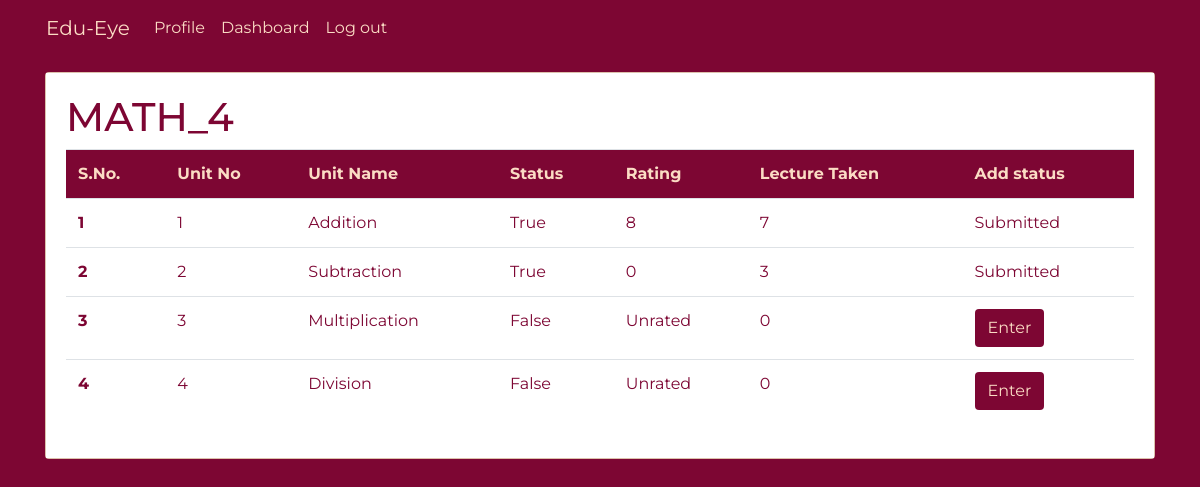
The page /teacher/unit_teacher/2 (signed in) on the database as committed earlier.
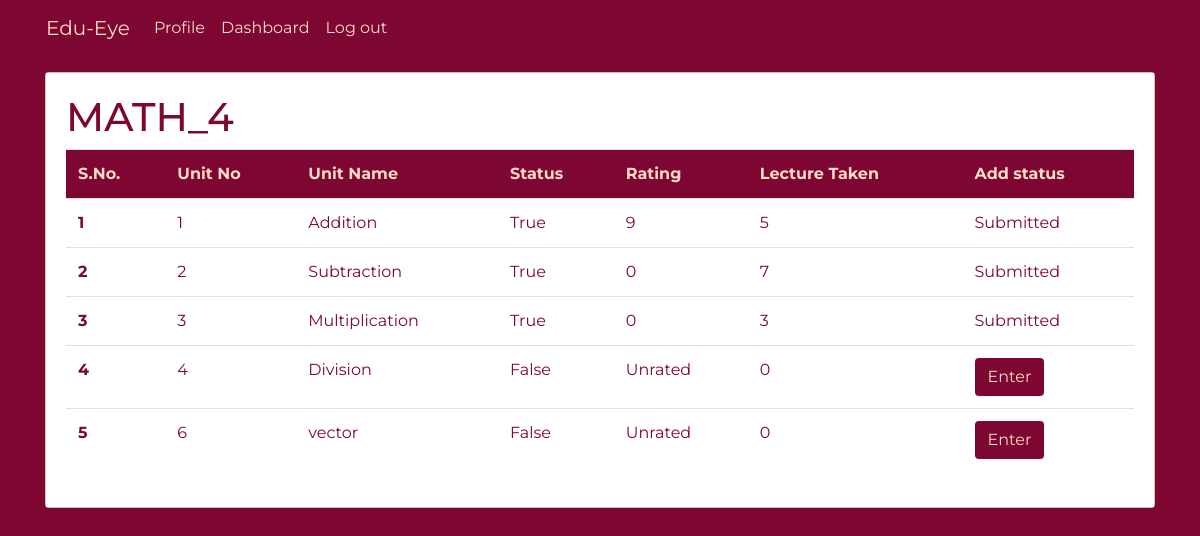
The same page on the database as committed later.
### account/models.py (models this page shows)
class TrackProgressBatchCourse(models.Model):
    unit = models.ForeignKey(Unit, on_delete=models.CASCADE, null=True)
    batchcourse = models.ForeignKey(BatchCourse, on_delete=models.CASCADE,null=True)
    is_completed = models.BooleanField(default=False)
    rating = models.IntegerField(default=0)
    students_polled = models.IntegerField(default=0)
    lecture_taken=models.IntegerField(default=0)
    class Meta:
        unique_together = ('unit', 'batchcourse')
    def __str__(self):
        return str(self.unit)+ " - " + str(self.batchcourse)

class BatchCourse(models.Model):
    batch = models.ForeignKey(Batch, on_delete=models.CASCADE)
    course = models.ForeignKey(Course, on_delete=models.CASCADE)
    def __str__(self):
        return str(self.batch) + " - " + str(self.course.name)

class Course(models.Model):
    SUBJECT = (("MATH", "Mathematics"), ("ENG", "English"),
                  ("HINDI", "Hindi"), ("SCI", "Science"))
    name = models.TextField(default=1,choices=SUBJECT)
    class_no = models.IntegerField()
    def __str__(self):
        return str(self.name) +"_"+str(self.class_no)

class Unit(models.Model):
    unit_no = models.IntegerField()
    name = models.TextField()
    course = models.ForeignKey(Course, on_delete=models.CASCADE)
    ideallecture = models.IntegerField(default=5)
    def __str__(self):
        return str(self.name)+ " - " + str(self.course.name)

### teacher/views.py (the view)
# urls.py: path('unit_teacher/<int:bid>',views.unitdetail,name="unit_teacher"),
@login_required(login_url='login')
def unitdetail(request, bid):
    if request.user.is_teacher ==True:
        if request.user.is_teacher ==True:
            batchdetail = TrackProgressBatchCourse.objects.filter(batchcourse_id=bid)
            print(batchdetail)
            rating = []
            for bd in batchdetail:
                if bd.is_completed==True:
                    if bd.students_polled!=0:
                        x=bd.rating/bd.students_polled
                        rating.append(x)
        return render(request, 'teacher/unitdash.html', {'batchdetails': batchdetail,'bid':bid})
    else:
        print("NOT A Teacher!! login as teacher :P")
        return redirect('login')

### account/models.py (called while the page is built)
    def __str__(self):
        return str(self.in_class) + "-" + self.section

### templates/teacher/unitdash.html (shortened to what this page needs)
{% extends 'basic.html' %}
{% load static %}
{% load crispy_forms_tags %}
{% block body %}
<div class="container">
  <div class="card mb-3 mt-3">
    <div class="card-body" style="background-color:#fff">
      <h1 class="title">{{batchdetails.0.batchcourse.course}}</h1>
      <table class="table table-borderless">
        <thead>
          <tr class="tablehead">
            <td scope="col">S.No.</td>
            <td scope="col">Unit No</td>
            <td scope="col">Unit Name</td>
            <td scope="col">Status</td>
            <td scope="col">Rating</td>
            <td scope="col">Lecture Taken</td>
            <td scope="col">Add status</td>
          </tr>
        </thead>
        <tbody>
          {% for batchdetail in batchdetails%}
          <tr>
            <th scope="row">{{ forloop.counter }}</th>
            <td>{{batchdetail.unit.unit_no}}</td>
            <td>{{batchdetail.unit.name}}</td>
            <td>{{batchdetail.is_completed}}</td>
            {% if batchdetail.is_completed %}
            <td>{{batchdetail.rating}}</td>
            <td>{{batchdetail.lecture_taken}}</td>
            <td>Submitted</td>
            {% else %}
            <td>Unrated</td>
            <td>0</td>
            <td>
                                          <button type="button" class="btn " data-toggle="modal"
                                                  data-target="#exampleModal1">
                                                  Enter
                                          </button>
              </td>
            {% endif %}
          </tr>
          {% endfor%}
        </tbody>
      </table>
    </div>
  </div>
</div>
{% endblock body %}

### templates/basic.html (shortened to what this page needs)
{% load static %}
<!DOCTYPE html>
<html lang="en" dir="ltr">
<head>
  <link rel="stylesheet" href="{% static 'css/basic.css' %}">
  <link rel="stylesheet" href="https://maxcdn.bootstrapcdn.com/bootstrap/4.0.0/css/bootstrap.min.css">
</head>
<body >
  <nav class="container navbar navbar-expand-lg">
    <a class="navbar-brand" href="#">Edu-Eye</a>
    <div class="collapse navbar-collapse" id="navbarNav">
      <ul class="navbar-nav">
        {%if user.is_principal %}
        <li class="nav-item">
          <a class="nav-link" href="{%url 'profile_teacher'%}">Profile</a>
        </li>
        <li class="nav-item">
          <a class="nav-link" href="{%url 'view_courses'%}">Course Details</a>
        </li>
        <li class="nav-item">
          <a class="nav-link" href="{%url 'add_course'%}">Add Course</a>
        </li>
        <li class="nav-item">
          <a class="nav-link" href="{%url 'logout'%}">Log out</a>
        </li>
        {% elif user.is_teacher%}
        <li class="nav-item">
          <a class="nav-link" href="{%url 'profile_teacher'%}">Profile</a>
        </li>
        <li class="nav-item">
          <a class="nav-link" href="{%url 'dashboard_teacher'%}">Dashboard</a>
        </li>
        <li class="nav-item">
          <a class="nav-link" href="{%url 'logout'%}">Log out</a>
        </li>
        {% endif %}
      </ul>
    </div>
  </nav>
  {%block body%}
  {% endblock body %}
    </body>
  </html>

### static/css/basic.css (style rules this page uses)
* { margin: 0; padding: 0; outline: none; box-sizing: border-box; font-family: 'Montserrat', sans-serif; }
body { background-color: #7d0633 !important; margin-bottom: 20px; }
.container { background-color: #7d0633 !important; color: #fbdcc4 !important; }
.tablehead { background-color: #7d0633 !important; color: #fbdcc4 !important; font-weight: bold; }
.navbar-brand { color: #fbdcc4; }
.nav-link { color: #fbdcc4; }
.btn { background-color: #7d0633; color: #fbdcc4; }
.card { background-color: #fbdcc4 !important; color: #7d0633; }
.card-body { background-color: #7d0633; }

Rows that differ between the two databases and show on the page:
changed TrackProgressBatchCourse "Addition": rating "8" → "9"; lecture_taken "7" → "5"
changed TrackProgressBatchCourse "Subtraction": lecture_taken "3" → "7"
changed TrackProgressBatchCourse "Multiplication": is_completed "False" → "True"; rating (not shown) → "0"; lecture_taken (not shown) → "3"; is_completed "Unrated 0 Enter" → "Submitted"
added TrackProgressBatchCourse: unit.unit_no "6", unit.name "vector", is_completed "False", shows "Unrated"
